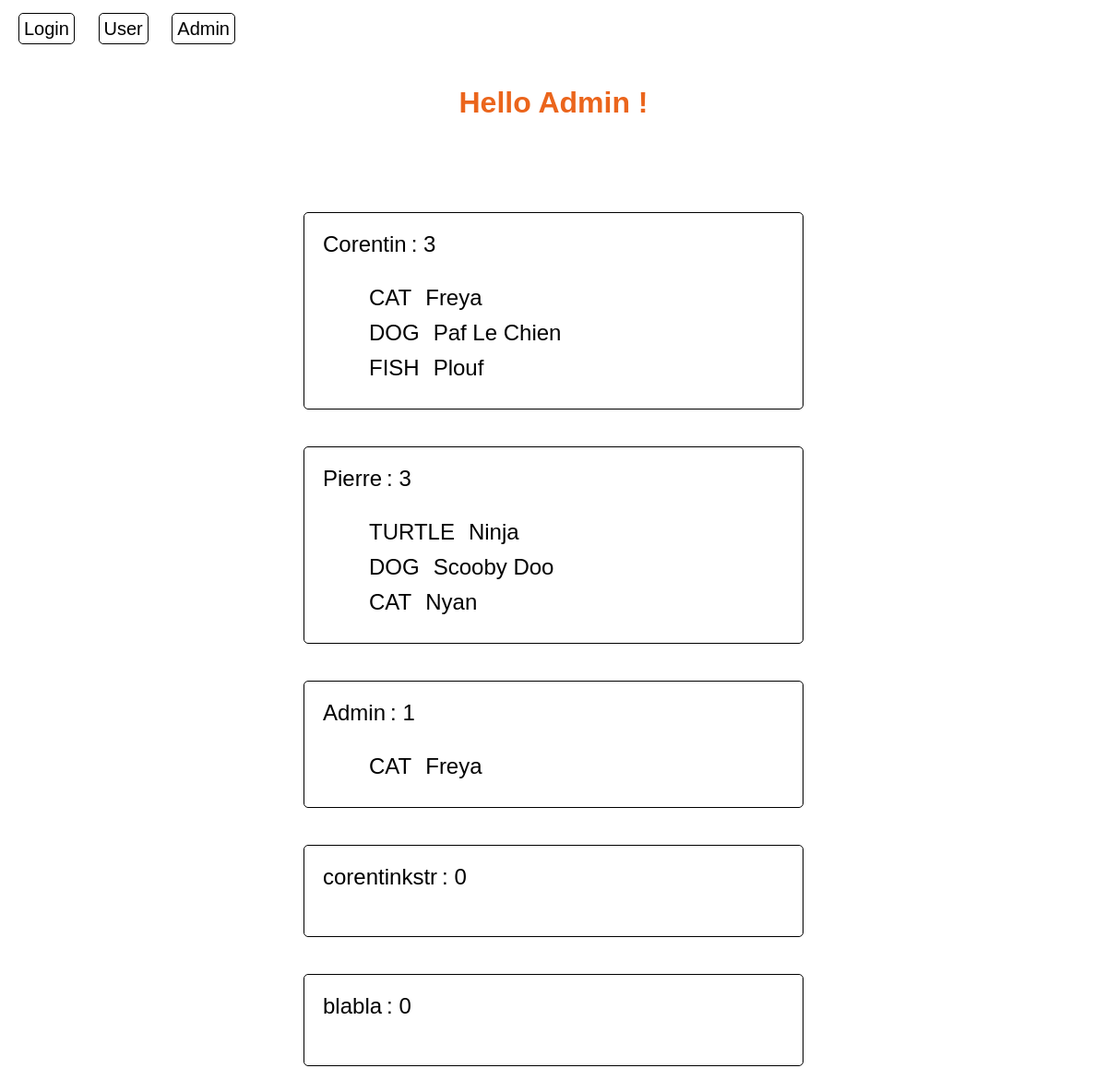
Screenshot of /admin.php (signed in) with the database file from the repository.
### tables this page shows
CREATE TABLE `pet` (
  `id` int(11) NOT NULL,
  `name` varchar(255) NOT NULL,
  `category_id` int(11) NOT NULL,
  `user_id` int(11) NOT NULL
);

CREATE TABLE `category` (
  `id` int(11) NOT NULL,
  `type` varchar(255) NOT NULL
);

### database.php (called while the page is built, shortened)
<?php
class Database
{
    private PDO $connection;
    public function __construct()
    {
        $this->connection = new PDO('mysql:host=127.0.0.1;dbname=php-oo', 'root', '');
    }
    public function all_user (): array
    {
        $query = $this->connection->query('SELECT `user`.first_name as name, COUNT(pet.user_id) as quantity, user.email as email FROM `user`
                                            LEFT JOIN pet ON `user`.id = pet.user_id
                                            GROUP by `user`.id');
        $user_list = $query->fetchAll();
        return $user_list;
    }
    public function users_pets ($email): array
    {
        $query = $this->connection->prepare('SELECT user.email as email, pet.name as `name`, category.type as `type` FROM pet
                                            INNER JOIN category ON pet.category_id = category.id
                                            INNER JOIN `user` ON pet.user_id = `user`.id
                                            WHERE email = :email
                                            ');
        $query->execute([
            'email' => $email,
        ]);
        $users_pet_list = $query->fetchAll();
        return $users_pet_list;
    }
}

### admin.php (the view, shortened to what this page needs)
<?php session_start();
if($_SESSION['roles'] == 1){
?>
<!DOCTYPE html>
<html lang="en">
<head>
    <link rel="stylesheet" href="css/style.css">
</head>
<body>
<?php include('header.php') ?>
<?php
require_once 'database.php';
$database = new Database;
$users = $database->all_user();
?>
<h1>Hello Admin !</h1>
<?php
echo '<div class="global">';
foreach ($users as $user){
    echo '<div class="user">';
    echo '
            <div class="div_name">
            <p> ' . $user['name'] . '</p>
            <p class="quantity"> : ' . $user['quantity'] . '</p>
            </div>
        ';
        if($user['quantity'] > 0){
            $pets = $database->users_pets($user['email']);
            foreach($pets as $pet){
                echo '
                        <div class="div_pet">
                                <p class="upper">' . $pet['type'] . ' </p>
                                <p class="pet_name cap">' . $pet['name'] . ' </p>
                        </div>
                    ';
            }
        }
        echo '</div>';
}
echo '</div>';
?>
</body>
</html>
<?php
}else{
    header('location:user.php');
}
?>

### header.php
<link rel="stylesheet" href="css/style.css">
<div class="nav">
    <a href="login.php">Login</a>
    <a href="user.php">User</a>
    <?php if($_SESSION && $_SESSION['roles'] == 1){
        echo '<a href="admin.php">Admin</a>';
    }else{
    }
?>
</div>

### css/style.css (style rules this page uses)
* { margin: 0; padding: 0; font-family: Arial, Helvetica, sans-serif; }
h1 { text-align: center; margin: 50px; color: #eb651c; }
.upper { text-transform: uppercase; margin-right: 10px; }
.cap { text-transform: capitalize; }
.div_name { display: flex; flex-direction: row; margin-bottom: 30px; }
.quantity { margin-left: 5px; }
.div_pet { margin: 10px 50px; display: flex; flex-direction: row; }
.pet_name { margin-left: 5px; }
.global { margin: 100px auto; font-size: 24px; }
.user { margin: 40px auto; border: 1px solid black; padding: 20px; width: 500px; border-radius: 5px; }
.nav { font-size: 20px; color: black; margin: 10px; margin-top: 20px; }
.nav a { font-size: 20px; color: black; margin: 10px; border: 1px solid black; border-radius: 5px; padding: 5px; text-decoration: none; }

### rows the page displays
pet: category.type "CAT", name "Freya"
pet: category.type "DOG", name "Paf Le Chien"
pet: category.type "FISH", name "Plouf"
pet: category.type "TURTLE", name "Ninja"
pet: category.type "DOG", name "Scooby Doo"
pet: category.type "CAT", name "Nyan"
pet: category.type "CAT", name "Freya"

### other values shown
$user['name'] "Corentin"
$user['quantity'] "3"
$user['name'] "Pierre"
$user['name'] "Admin"
$user['quantity'] "1"
$user['name'] "corentinkstr"
$user['quantity'] "0"
$user['name'] "blabla"
